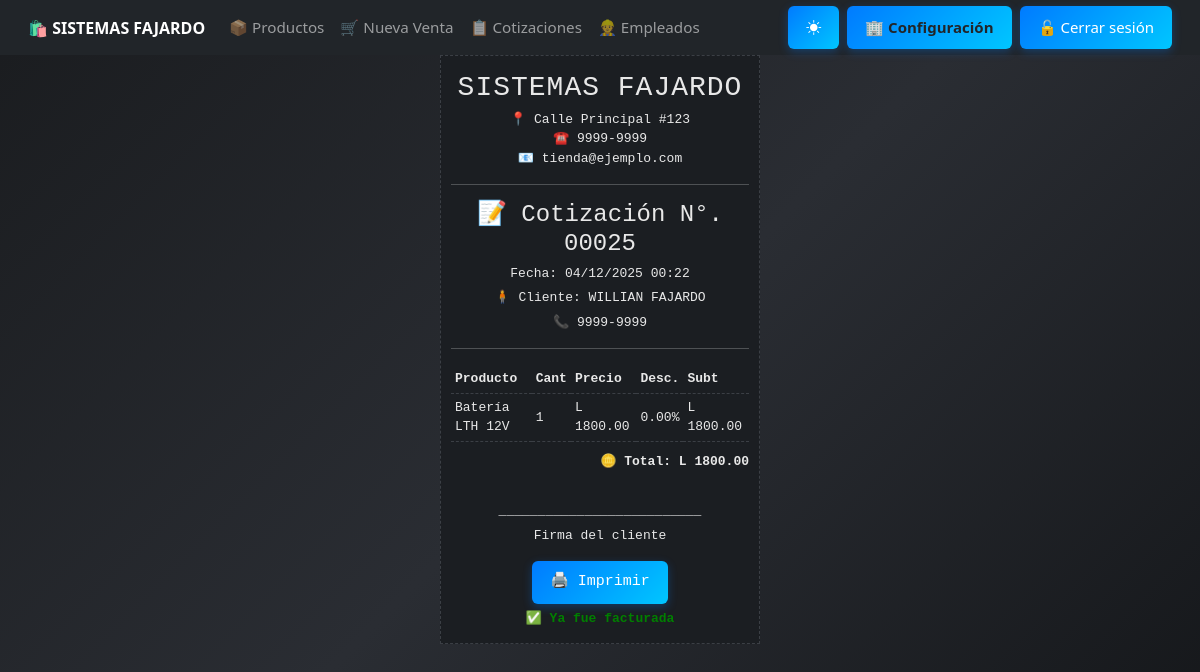
The page /cotizaciones/25/ (signed in) on the database its author committed.
### core/models.py (models this page shows, shortened)
class EmpresaConfig(models.Model):
    nombre = models.CharField(max_length=150)
    rtn = models.CharField(max_length=20)
    direccion = models.CharField(max_length=255)
    telefono = models.CharField(max_length=20, blank=True, null=True)
    correo = models.CharField(max_length=150, blank=True, null=True)

class Cotizacion(models.Model):
    cliente = models.ForeignKey('Cliente', on_delete=models.CASCADE)
    fecha = models.DateTimeField(auto_now_add=True)
    total = models.DecimalField(max_digits=10, decimal_places=2, default=0)
    estado = models.CharField(max_length=20, default="pendiente")  # pendiente, facturada

class Cliente(models.Model):
    nombre = models.CharField(max_length=150)
    rtn = models.CharField(max_length=20, blank=True, null=True)
    direccion = models.CharField(max_length=255, blank=True, null=True)
    telefono = models.CharField(max_length=20, blank=True, null=True)

class DetalleCotizacion(models.Model):
    cotizacion = models.ForeignKey(Cotizacion, on_delete=models.CASCADE, related_name='detalles')
    producto = models.ForeignKey('Producto', on_delete=models.CASCADE)
    cantidad = models.IntegerField()
    precio_unitario = models.DecimalField(max_digits=10, decimal_places=2)
    descuento = models.DecimalField(max_digits=5, decimal_places=2, default=0)
    subtotal = models.DecimalField(max_digits=10, decimal_places=2, default=0)

class Producto(models.Model):
    TIPO_IMPUESTO_CHOICES = [
        ('E', 'Exento'),
        ('G15', 'Gravado 15%'),
        ('G18', 'Gravado 18%'),
        ('EXO', 'Exonerado'),  # si necesitas distinguir
    ]
    codigo       = models.CharField(max_length=50, unique=True, verbose_name="Código o ID")
    codigo_barra = models.CharField(max_length=100, unique=True, blank=True, null=True, verbose_name="Código de barra")
    nombre       = models.CharField(max_length=100)
    descripcion  = models.TextField(blank=True)
    precio       = models.DecimalField(max_digits=10, decimal_places=2)
    stock        = models.IntegerField(default=0)
    categoria    = models.ForeignKey('Categoria', on_delete=models.CASCADE, null=True, blank=True)
    activo       = models.BooleanField(default=True)
    fecha_creacion = models.DateTimeField(auto_now_add=True, null=True, blank=True)
    tipo_impuesto = models.CharField(max_length=4, choices=TIPO_IMPUESTO_CHOICES, default='E')
    class Meta:
        ordering = ['nombre']
        verbose_name = "Producto"
        verbose_name_plural = "Productos"

### core/views.py (the view)
# urls.py: path('cotizaciones/<int:cotizacion_id>/', views.detalle_cotizacion, name='detalle_cotizacion'),
@login_required
@permission_required('core.add_cotizacion', raise_exception=True)
def detalle_cotizacion(request, cotizacion_id):
    cotizacion = get_object_or_404(Cotizacion, pk=cotizacion_id)
    return render(request, 'cotizaciones/detalle_cotizacion.html', {
        'cotizacion': cotizacion
    })

### core/context_processors.py (called while the page is built)
def empresa_context(request):
    try:
        empresa = EmpresaConfig.objects.get(pk=1)
    except EmpresaConfig.DoesNotExist:
        empresa = None
    return {
        'empresa': empresa
    }

### core/templates/cotizaciones/detalle_cotizacion.html (shortened to what this page needs)
{% extends 'base.html' %}
{% block content %}
<div class="recibo">
  <h3>SISTEMAS FAJARDO</h3>
  <p>📍 Calle Principal #123<br>☎️ 9999-9999<br>📧 tienda@ejemplo.com</p>
  <hr>
  <div class="datos-cotizacion">
    <h4>📝 Cotización N°. {{ cotizacion.id|stringformat:"05d" }}</h4>
    <p>Fecha: {{ cotizacion.fecha|date:"d/m/Y H:i" }}</p>
  </div>
  {% if cotizacion.cliente %}
    <p>🧍 Cliente: {{ cotizacion.cliente.nombre }}</p>
    {% if cotizacion.cliente.telefono %}<p>📞 {{ cotizacion.cliente.telefono }}</p>{% endif %}
    <hr>
  {% endif %}
  <table>
    <thead>
      <tr>
        <th>Producto</th>
        <th>Cant</th>
        <th>Precio</th>
        <th>Desc.</th>
        <th>Subt</th>
      </tr>
    </thead>
    <tbody>
      {% for item in cotizacion.detalles.all %}
        <tr>
          <td>{{ item.producto.nombre }}</td>
          <td>{{ item.cantidad }}</td>
          <td>L {{ item.precio_unitario }}</td>
          <td>{{ item.descuento }}%</td>
          <td>L {{ item.subtotal }}</td>
        </tr>
      {% endfor %}
    </tbody>
  </table>
  <p class="total">🪙 Total: L {{ cotizacion.total }}</p>
  <div class="firma">
    <p>__________________________</p>
    <p>Firma del cliente</p>
  </div>
  <div class="text-center mt-3">
    <button onclick="window.print()" class="btn btn-sm btn-primary btn-imprimir">
      🖨️ Imprimir
    </button>
    {% if cotizacion.estado == "pendiente" %}
      <a href="{% url 'facturar_cotizacion' cotizacion.id %}" class="btn btn-sm btn-success btn-facturar">
        💰 Facturar esta cotización
      </a>
    {% else %}
      <p style="color: green; font-weight: bold;">✅ Ya fue facturada</p>
    {% endif %}
  </div>
</div>
{% endblock %}

### core/templates/base.html (shortened to what this page needs)
<!DOCTYPE html>
<html lang="es">
<head>
  {% load static %}
  <link href="https://cdn.jsdelivr.net/npm/bootstrap@5.3.0/dist/css/bootstrap.min.css" rel="stylesheet">
  <link rel="stylesheet" href="{% static 'css/estilo_base.css' %}">
  <link href="https://cdn.jsdelivr.net/npm/bootstrap-icons@1.11.3/font/bootstrap-icons.css" rel="stylesheet">
</head>
<body>
  <nav class="navbar navbar-expand-lg navbar-dark bg-dark sticky-top" id="menu-principal">
    <div class="container-fluid">
      <a class="navbar-brand fw-bold" href="{% url 'dashboard' %}">
        🛍️ {{ empresa.nombre|default:"SISTEMAS FAJARDO" }}
      </a>
      <div class="collapse navbar-collapse" id="navbarNav">
        <ul class="navbar-nav me-auto">
          <li class="nav-item">
            <a class="nav-link" href="{% url 'listar_productos' %}">📦 Productos</a>
          </li>
          <li class="nav-item">
            {% if perms.core.add_venta %}
              <a class="nav-link" href="{% url 'crear_venta' %}">🛒 Nueva Venta</a>
            {% endif %}
          </li>
          <li class="nav-item">
            {% if perms.core.view_cotizacion %}
              <a class="nav-link" href="{% url 'lista_cotizaciones' %}">📋 Cotizaciones</a>
            {% endif %}
          </li>
          <li class="nav-item">
            {% if perms.core.view_empleado %}
              <a class="nav-link" href="{% url 'lista_empleados' %}">👷 Empleados</a>
            {% endif %}
          </li>
        </ul>
        <ul class="navbar-nav ms-auto align-items-center">
          <li class="nav-item me-2">
            <button id="themeToggle" class="btn btn-outline-light btn-sm">
              <i class="bi bi-brightness-high-fill" id="themeIcon"></i>
            </button>
          </li>
          {% if perms.core.view_empleado %}
          <li class="nav-item me-2">
            <a href="{% url 'configuracion_empresa' %}"
               class="btn btn-warning btn-sm fw-bold text-dark">
              🏢 Configuración
            </a>
          </li>
          {% endif %}
          {% if user.is_authenticated %}
          <li class="nav-item">
            <form action="{% url 'logout' %}" method="post">
              <button type="submit" class="btn btn-danger btn-sm">
                🔓 Cerrar sesión
              </button>
            </form>
          </li>
          {% endif %}
        </ul>
      </div>
    </div>
  </nav>
  <div class="container-fluid px-0">
    {% block content %}
    {% endblock %}
  </div>
</body>
</html>

### static/css/estilo_base.css (style rules this page uses)
h2, h3 { text-align: center; color: #f5f5f5; margin-bottom: 20px; letter-spacing: 1px; transition: color 0.3s ease; }
button, .btn { background: linear-gradient(135deg, #007bff, #00c6ff); color: white; padding: 12px 20px; border: none; border-radius: 6px; font-size: 16px; cursor: pointer; transition: all 0.3s ease; box-shadow: 0 3px 10px rgba(0, 123, 255, 0.3); }
body { background: linear-gradient(135deg, #1a1c1f, #2a2d33, #141619); background-attachment: fixed; color: #f1f1f1; transition: all 0.4s ease; }
@media (max-width: 1200px) { .btn { font-size: 15px; padding: 10px 18px; } }
.navbar, .container, .btn, .contenedor, .form-row, .productos-box { transition: all 0.3s ease; }
.navbar { padding: 0.4rem 1rem !important; }
.navbar-brand { font-size: 1rem; white-space: nowrap; }
.navbar-nav .nav-link { font-size: 0.95rem; padding: 6px 10px; }
html, body { height: 100%; min-height: 100vh; margin: 0; padding: 0; display: flex; flex-direction: column; }
:root { --radius: 6px; }
body:not(.light-mode) { --bs-body-bg: #1b1e22; --bs-body-color: #e8e8e8; --bs-border-color: #3b3f45; --bs-primary-bg-subtle: #172b42; --bs-primary-text: #4db8ff; --bs-card-bg: #22262b; --bs-table-bg: #262b31; --bs-table-striped-bg: #2c3238; --bs-table-hover-bg: #333a42; --bs-warning-bg: #5c4d00; --bs-danger-bg: #5c1f1f; }
body, html { background-color: var(--bs-body-bg) !important; color: var(--bs-body-color) !important; }
.btn { border-radius: var(--radius); }
.btn-primary { background-color: var(--bs-primary-text); border-color: var(--bs-primary-text); }

### core/templates/cotizaciones/detalle_cotizacion.html (style rules this page uses)
.recibo { max-width: 320px; margin: auto; font-family: monospace; font-size: 13px; background: var(--bs-body-bg, #fff); color: var(--bs-body-color, #212529); padding: 10px; border: 1px dashed var(--bs-border-color, #ccc); }
.recibo h3, .recibo h4, .recibo p { text-align: center; margin: 5px 0; color: var(--bs-body-color, #212529); }
.recibo table { width: 100%; border-collapse: collapse; margin-top: 10px; }
.recibo th, .recibo td { border-bottom: 1px dashed var(--bs-border-color, #ccc); padding: 4px; text-align: left; color: var(--bs-body-color, #212529); }
.recibo .total { text-align: right; font-weight: bold; margin-top: 10px; }
.recibo .firma { margin-top: 30px; text-align: center; }

### rows shown on the page
EmpresaConfig: nombre "SISTEMAS FAJARDO"
Cotizacion: id "00025", fecha "04/12/2025 00:22", cliente.nombre "WILLIAN FAJARDO", cliente.telefono "9999-9999", total "1800.00"
DetalleCotizacion: producto.nombre "Batería LTH 12V", cantidad "1", precio_unitario "1800.00", descuento "0.00", subtotal "1800.00"
